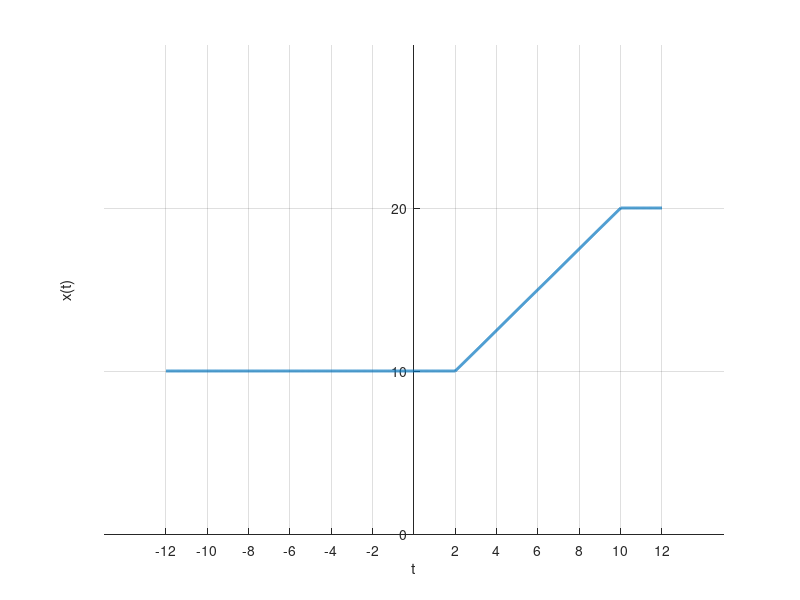

The MATLAB script that drew this image:
clear all; close all; clc

fs = 100; t1 = -12:1/fs:12; x = 1.25*t1+7.5;

for i=1:1:length(t1)
if(t1(i)<2) x(i) = 10;
elseif(t1(i)>10) x(i) = 20;end    
end
plot(t1,x,'LineWidth',2); xlabel("t"); ylabel("x(t)"); grid on
set(gca,"yaxislocation","origin"); set(gca,"xaxislocation","origin")
set(gca,"box","off"); 
ylim([0 30]);yticks([0 10 20]); yticklabels({'0','10','20'})
xticks([-12:2:12])

